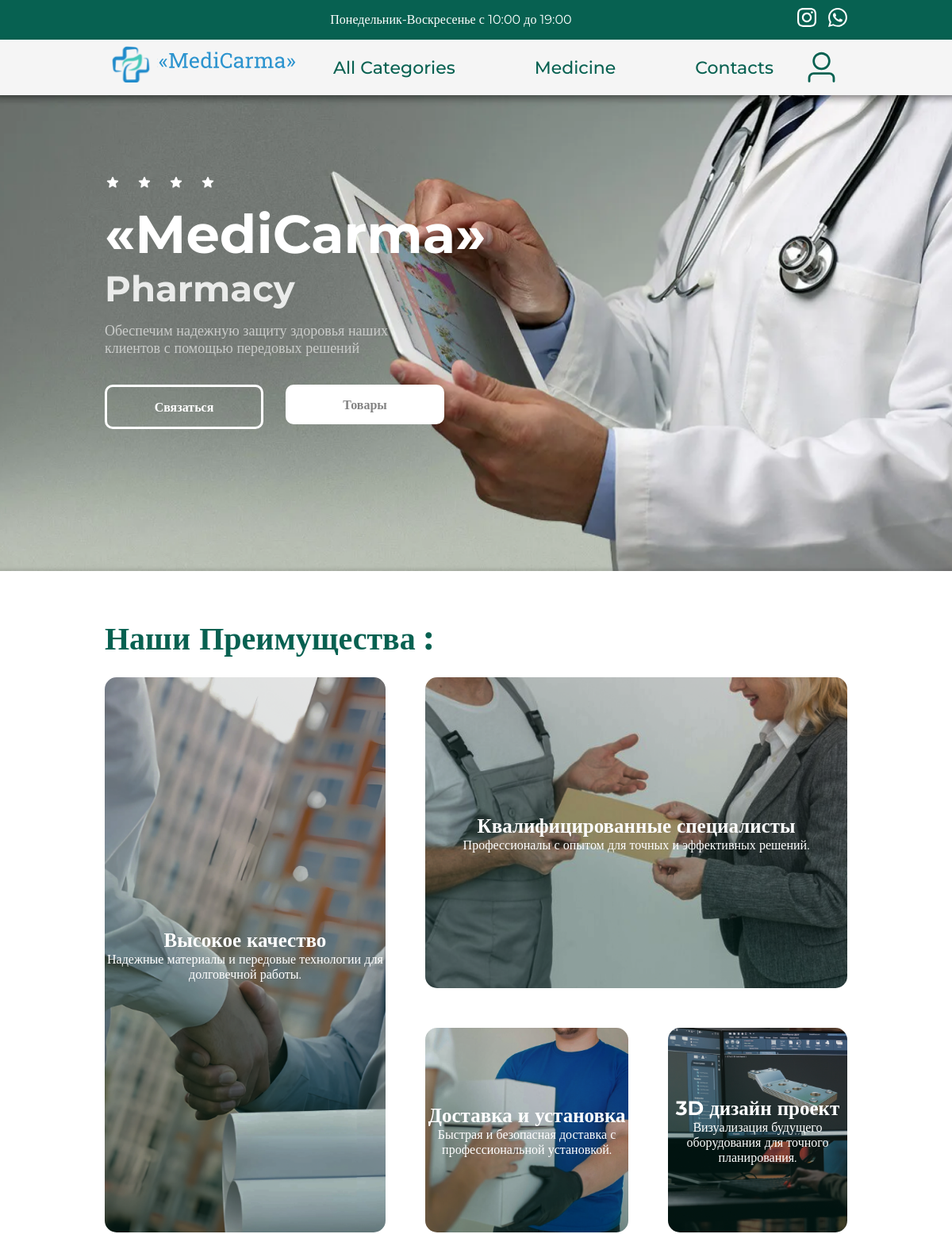
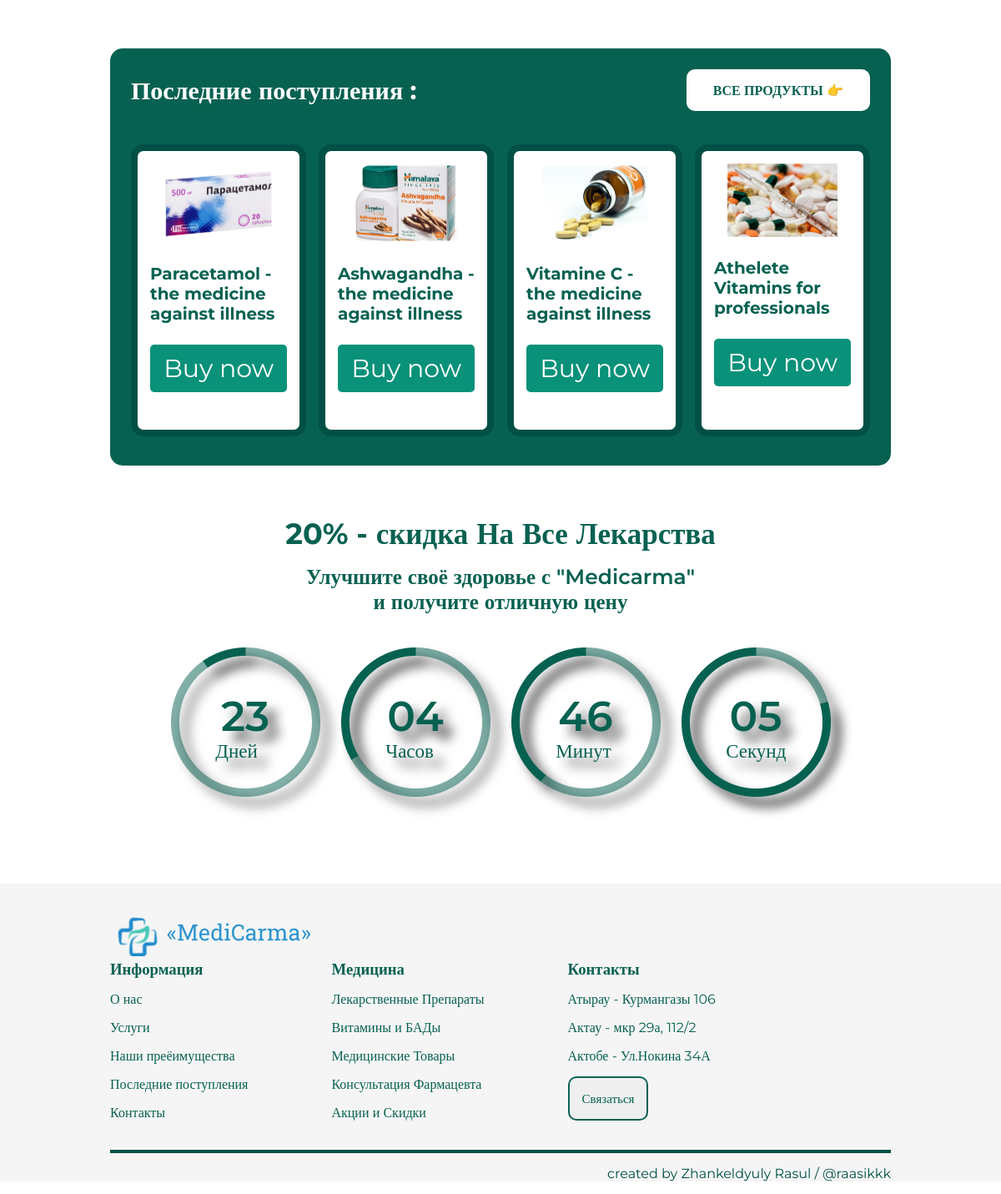
The page / on the database its author committed (2 pictures, top to bottom).
### medicarma_app/models.py (models this page shows, shortened)
class Products(models.Model):
    name = models.CharField(max_length=200)
    description = models.CharField(max_length=200)
    image = models.ImageField(upload_to='products/')

### medicarma_app/views.py (the view)
# urls.py: path('', views.home_view, name="home"),
def home_view(request):
    products = Products.objects.all()[:4]
    return render(request, 'home/home.html', {'products': products})

### medicarma_app/templates/home/home.html (shortened to what this page needs)
{% load static %}
<!DOCTYPE html>
<html lang="en">
<head>
    <link rel="stylesheet" href="{% static 'styles/styles.css' %}">
</head>
<body>
    <div class="banner">
        <div class="container">
            <div class="banner-content">
                <div class="">Понедельник-Воскресенье с 10:00 до 19:00 </div>
                <div class="banner-icons">
                    <a href="#"><img src="{% static 'images/insta-logo.svg' %}" alt="insta"></a>
                    <a href="#"><img src="{% static 'images/whatsapp-logo.svg' %}" alt="whatsapp"></a>
                </div>
            </div>
        </div>
    </div>
     <nav class="navbar">
        <div class="container">
            <div class="navbar-content">
                <a href="#" class="navbar-logo">
                    <img class="logo" src="{% static 'images/main-logo.svg' %}" alt="logo">
                </a>
                <div class="links">
                    <ul class="navbar-menu">
                        <li><a id="navbar-close" href="{% url 'home' %}">All Categories</a></li>
                        <li><a id="navbar-close" href="{% url 'products' %}">Medicine</a></li>
                        <li id="toggle-modal"><a id="navbar-close" href="#">Contacts</a></li>
                    </ul>
                </div>
                <div class="navbar-profile">
                    <div class="profile-holder">
                        <div class="profile">
                            <img src="{% static 'images/user-icon.svg' %}" alt="user-icon">
                        </div>
                    </div>
                </div>
            </div>
        </div>
     </nav>
     <div class="hero">
        <div class="container">
            <div class="hero-content">
                <img src="{% static 'images/star-wrapper.png' %}" alt="stars">
                <h1>«MediCarma»</h1>
                <h2>Pharmacy</h2>
                <p>
                    Обеспечим надежную защиту здоровья наших клиентов с помощью передовых решений
                </p>
                <div class="hero-buttons">
                    <a id="toggle-modal" class="outline-btn">Связаться</a>
                    <a class="full-btn" href="#">Товары</a>
                </div>
            </div>
        </div>
     </div>
    <div class="advantages">
        <div class="container">
            <div class="advantages-content">
                <h2>Наши Преимущества :</h2>
                <div class="ad-cards">
                    <div class="ad-1">
                        <h3>Высокое качество</h3>
                        <p>Надежные материалы и передовые технологии для долговечной работы.</p>
                    </div>
                    <div class="ad-2">
                        <h3>Квалифицированные специалисты</h3>
                        <p>Профессионалы с опытом для точных и эффективных решений.</p>
                    </div>
                    <div class="ad-3">
                        <h3>Доставка и установка</h3>
                        <p>Быстрая и безопасная доставка с профессиональной установкой.</p>
                    </div>
                    <div class="ad-4">
                        <h3>3D дизайн проект</h3>
                        <p>Визуализация будущего оборудования для точного планирования.</p>
                    </div>
                </div>
            </div>
        </div>
    </div>
     <div class="last-products">
        <div class="container">
            <div class="last-p-content">
                <span>
                    <h2>Последние поступления :</h2>
                    <a href="#">Все Продукты 👉</a>
                </span>
                <div class="last-p-cards">
                    {% for product in products %}
                        <div class="last-p-card">
                            <img src="{{ product.image.url }}" alt="medicine">
                            <h3>{{ product.description }}</h3>
                            <a href="{% url 'product_detail' product.id %}">Buy now</a>
                        </div>
                    {% endfor %}
                </div>
            </div>
        </div>
     </div>
      <div class="timer">
        <div class="container">
            <div class="timer-content">
                <h2>20% - скидка На Все Лекарства</h2>
                <h3>Улучшите своё здоровье с "Medicarma" и получите отличную цену</h3>
                <div class="deadline">
                    <div class="deadline-format">
                        <img src="{% static 'images/days-circle (1).png' %}" alt="">
                        <h3>15</h3>
                        <span>Дней</span>
                    </div>
                    <div class="deadline-format">
                        <img src="{% static 'images/hours-circle (1).png' %}" alt="">
                        <h3>22</h3>
                        <span>Часов</span>
                    </div>
                    <div class="deadline-format">
                        <img src="{% static 'images/minutes-circle (1).png' %}" alt="">
                        <h3>23</h3>
                        <span>Минут</span>
                    </div>
                    <div class="deadline-format">
                        <img src="{% static 'images/seconds-circle (1).png' %}" alt="">
                        <h3>49</h3>
                        <span>Секунд</span>
                    </div>
                </div>
            </div>
        </div>
      </div>
       <div class="footer">
        <div class="container">
            <div class="footer-content">
                <a href="#" class="footer-logo">
                    <img class="logo" src="{% static 'images/main-logo.svg' %}" alt="logo">
                </a>
                <div class="footer-links">
                    <ul>
                        <h3>Информация</h3>
                        <li><a href="#">О нас</a></li>
                        <li><a href="#">Услуги</a></li>
                        <li><a href="#">Наши преёимущества</a></li>
                        <li><a href="#">Последние поступления</a></li>
                        <li><a href="#">Контакты</a></li>
                    </ul>
                    <ul>
                        <h3>Медицина</h3>
                        <li><a href="#">Лекарственные Препараты</a></li>
                        <li><a href="#">Витамины и БАДы</a></li>
                        <li><a href="#">Медицинские Товары</a></li>
                        <li><a href="#">Консультация Фармацевта</a></li>
                        <li><a href="#">Акции и Скидки</a></li>
                    </ul>
                    <ul>
                        <h3>Контакты</h3>
                        <li><a href="#">Атырау - Курмангазы 106</a></li>
                        <li><a href="#">Актау - мкр 29а, 112/2</a></li>
                        <li><a href="#">Актобе - Ул.Нокина 34А</a></li>
                        <button>Связаться</button>
                    </ul>
                </div>
            </div>
            <div class="line"></div>
            <div class="author">created by Zhankeldyuly Rasul / @raasikkk</div>
        </div>
    </div>
</body>
</html>

### rows shown on the page
Products: image (picture), description "Paracetamol - the medicine against illness"
Products: image (picture), description "Ashwagandha - the medicine against illness"
Products: image (picture), description "Vitamine C - the medicine against illness"
Products: image (picture), description "Athelete Vitamins for professionals"
